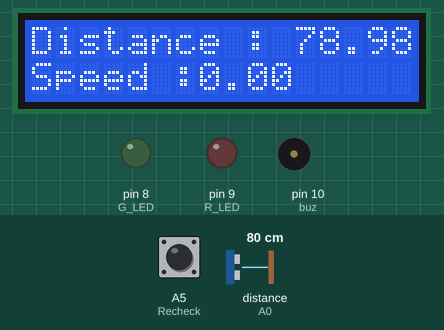
Simulated run of this sketch. Board: Arduino Uno, built with avr-gcc and run on an emulated ATmega328P. Shown: 16×2 character LCD, output pins drawn as LEDs (lit = HIGH), buzzer (waves = sounding). Wiring (inferred from the names in the program): ultrasonic range finder: trigger A1; echo A0. Inputs (shaded band) come from the test bench; at power-on: distance to the obstacle (sensor on A0) 80 cm, A5 (Recheck) HIGH. The echo pulse lasts 58.3 µs per cm; pins used as bus, display or sensor lines are not drawn; what the sketch prints to the serial monitor is not drawn.

Above: at 3.2 s.
3.3 s: distance to the obstacle (sensor on A0) set to 23 cm
At 4.0 s:
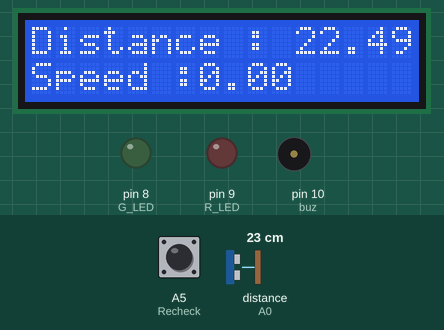
4.8 s: distance to the obstacle (sensor on A0) set to 18 cm
At 6.2 s:
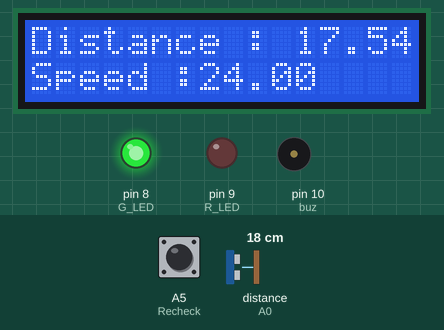
6.5 s: A5 (Recheck) pulled LOW for 0.15 s
At 7.9 s:
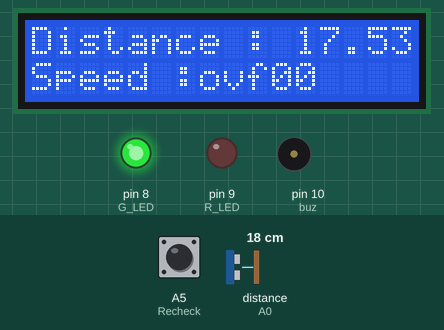
8.2 s: A5 (Recheck) pulled LOW for 1 s
At 10.1 s:
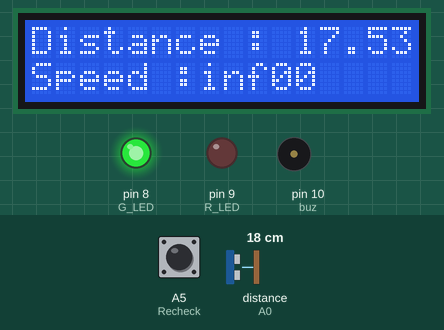
10.9 s: distance to the obstacle (sensor on A0) set to 35 cm
At 11.6 s:
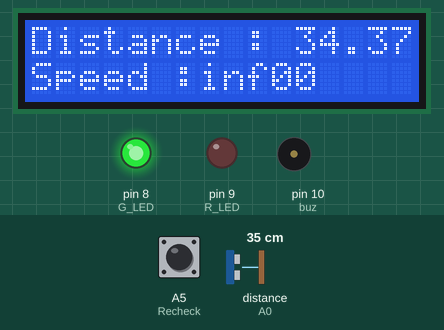
12.4 s: A5 (Recheck) pulled LOW for 0.15 s
At 13.9 s:
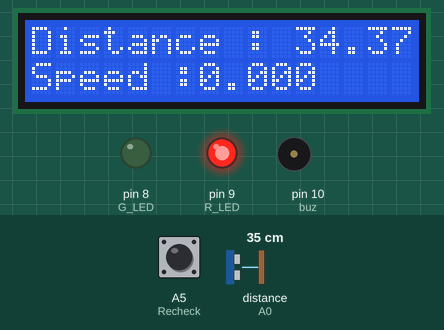
Timing chart, 0 to 15.4 s (numbered marks = the images above; inputs shaded):
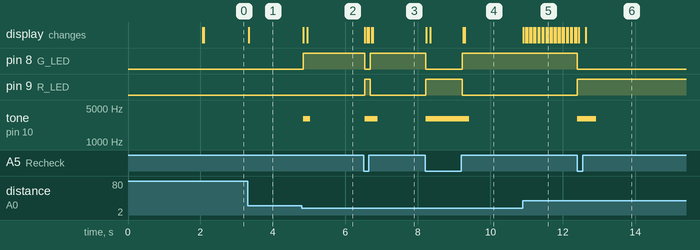

Measured:
- the behaviour switches between 21 and 20 cm on distance to the obstacle (sensor on A0) (found by bisection; images 1 and 2)
- after the input at 3.3 s, the display: changes at once (image 1)
- after the input at 4.8 s, pin 8 (G_LED): LOW → HIGH at once; tone on pin 10 (buz): silent → 3000 Hz at once, → silent 0.20 s later; the display: first changes at once (image 2 shows a later state)
- after the input at 6.5 s, pin 8 (G_LED): HIGH → LOW at once, → HIGH 0.15 s later; pin 9 (R_LED): LOW → HIGH at once, → LOW 0.15 s later; tone on pin 10 (buz): silent → 3000 Hz at once, → silent 0.35 s later; the display: first changes at once (image 3 shows a later state)
- after the input at 8.2 s, pin 8 (G_LED): HIGH → LOW at once, → HIGH 1.0 s later; pin 9 (R_LED): LOW → HIGH at once, → LOW 1.0 s later; tone on pin 10 (buz): silent → 3000 Hz at once, → silent 1.2 s later; the display: first changes at once (image 4 shows a later state)
- after the input at 10.9 s, the display: changes at once (image 5)
- after the input at 12.4 s, pin 8 (G_LED): HIGH → LOW at once; pin 9 (R_LED): LOW → HIGH at once; tone on pin 10 (buz): silent → 3000 Hz at once, → silent 0.52 s later; the display: first changes at once (image 6 shows a later state)

The sketch:

speedgunardinouno.ino
```cpp
#include<LiquidCrystal.h>
#include<math.h> // Include math library for ceil() function
LiquidCrystal lcd(2,3,4,5,6,7); // change and ass custom ports here for the lcd

#define echo A0
#define trigger A1

#define Recheck A5

#define G_LED 8
#define R_LED 9
#define buz 10

float spd=0,dist=0,Time=0;
int flag1=0,flag2=0;
int time1=0,time2=0;

const unsigned int BEEP_FREQUENCY=3000;

void setup() {
  // put your setup code here, to run once:
  pinMode(Recheck,INPUT_PULLUP);
  pinMode(echo,INPUT);
  pinMode(trigger,OUTPUT);
  pinMode(R_LED,OUTPUT);
  pinMode(G_LED,OUTPUT);
  pinMode(buz,OUTPUT);
  lcd.begin(16,2);
  lcd.clear();
  lcd.setCursor(0,0);
  lcd.print("Vroom ");
  lcd.setCursor(0,1);
  lcd.print("Measurement ");
  delay(2000);
  lcd.clear();

  Serial.begin(9600); // Initialize serial communication
}

void loop() {
  // put your main code here, to run repeatedly:
  usRead();

  if(dist<=30 && flag1==0){time1=millis(); flag1=1;}
  if(dist<=20 && flag2==0){time2=millis(); flag2=1;}

  if(flag1==1 && flag2==1){
    flag1=2; flag2=2;
    if(time1>time2){
      Time=time1-time2;
    }
    else if(time2>time1){
      Time=time2-time1;
    }
    Time=Time/1000; //convert to seconds
    spd=(10/Time);
    spd=spd*3600; //sec pr hr
    spd=spd/1000;
    spd = ceil(spd); // Round up the speed to the nearest integer

    digitalWrite(R_LED,0);
    digitalWrite(G_LED,1);
    tone(buz,BEEP_FREQUENCY,200);
  }
  if(digitalRead(Recheck)==0){
    spd=0;
    flag1=0;
    flag2=0;
    digitalWrite(R_LED,1);
    digitalWrite(G_LED,0);
    tone(buz,BEEP_FREQUENCY,400);
  }

  lcd.setCursor(0,0);
  lcd.print("Distance : ");
  lcd.print(dist);
  lcd.print("   ");

  lcd.setCursor(0,1);
  lcd.print("Speed :");
  lcd.print(spd);
  delay(10);

  // Print speed and distance on serial monitor
  Serial.print("Distance: ");
  Serial.print(dist);
  Serial.print(" cm\t");
  Serial.print("Speed: ");
  Serial.print(spd);
  Serial.println(" km/h");
}

long usRead(){
  digitalWrite(trigger,LOW);
  delayMicroseconds(2);
  digitalWrite(trigger,HIGH);
  delayMicroseconds(10);
  digitalWrite(trigger, LOW);
  long time = pulseIn(echo,HIGH);

  dist = time*0.034/2;
  return time;
}
```
